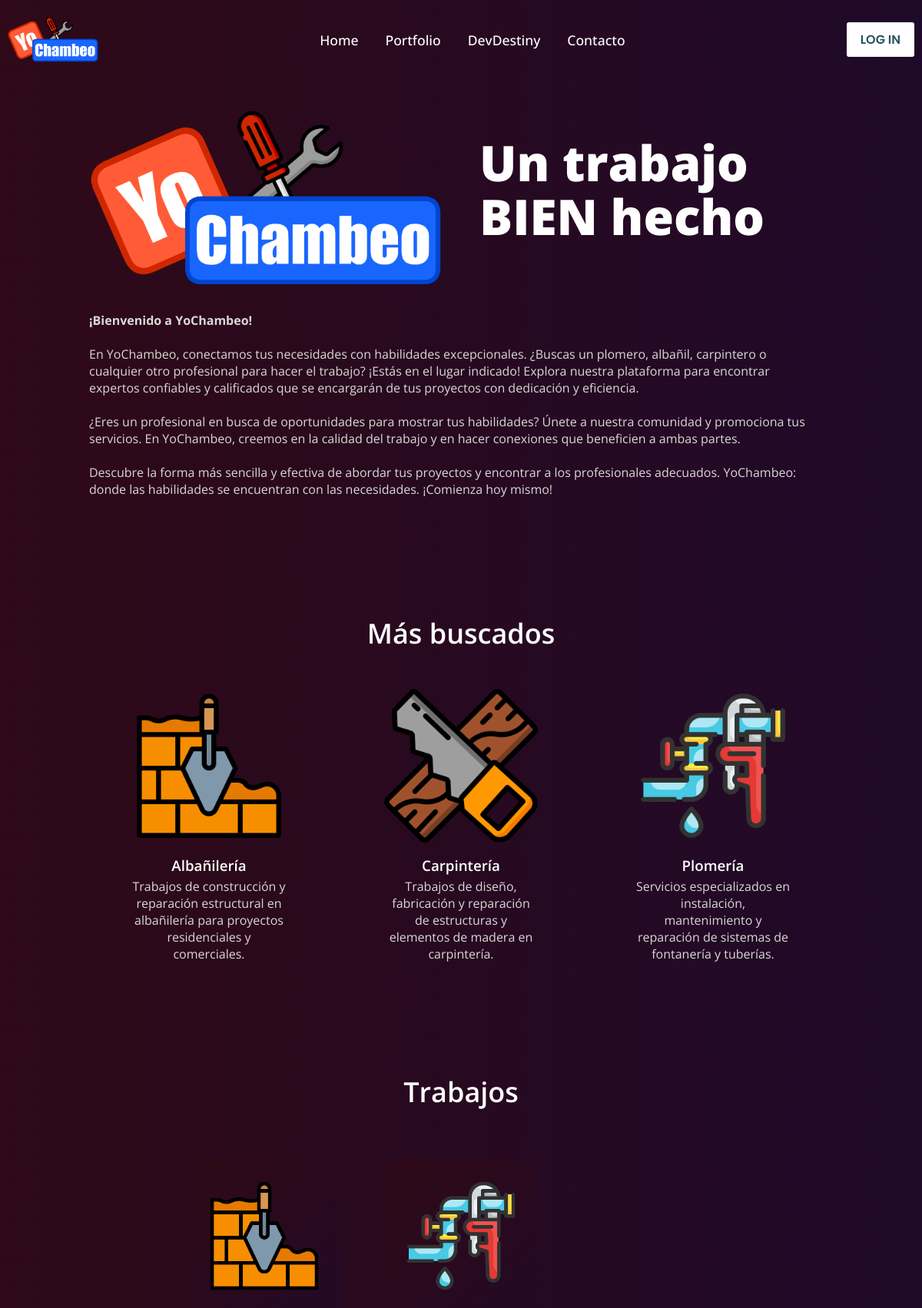
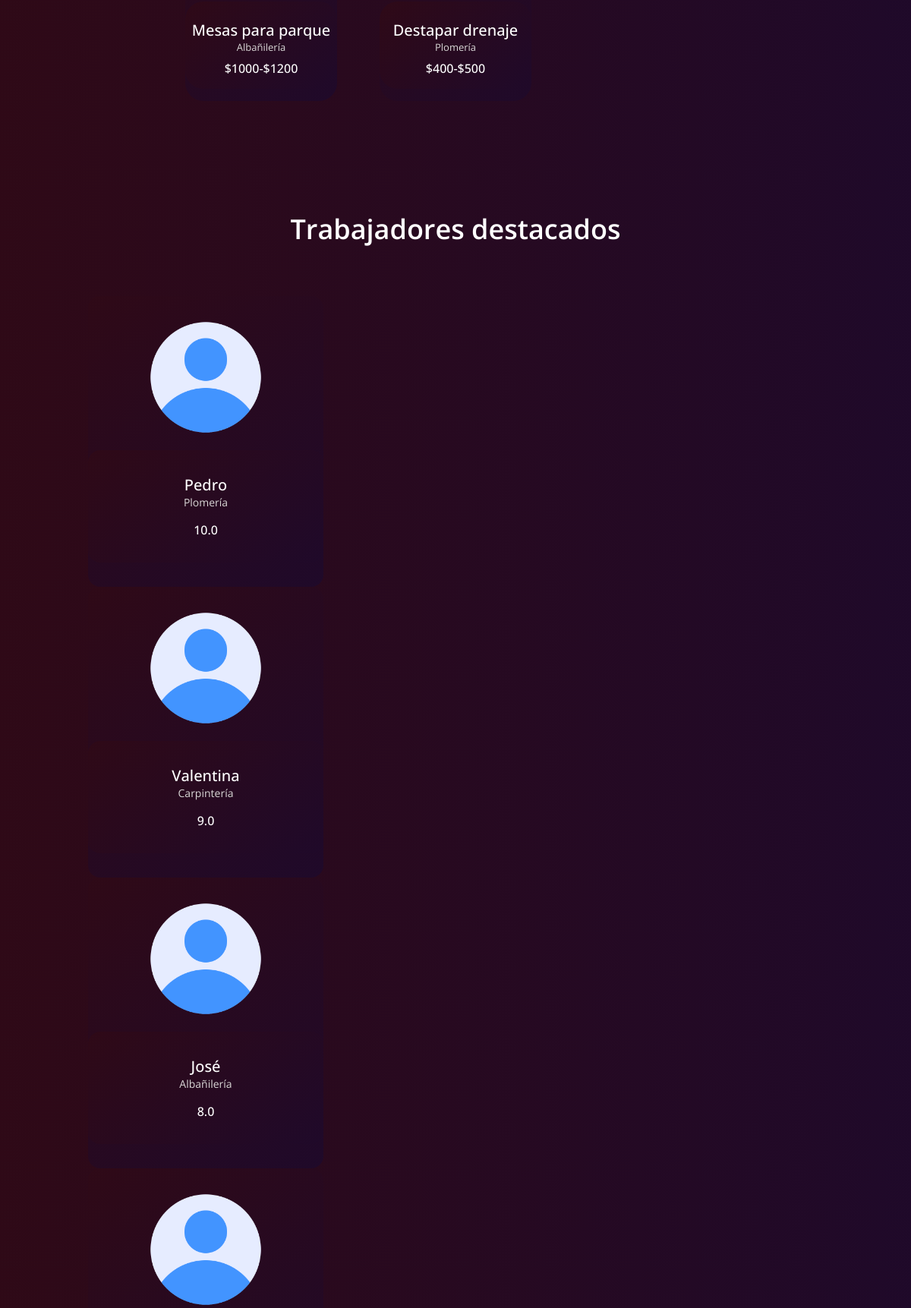
The page / (upper part) on the database its author committed (2 pictures, top to bottom).
### tables this page shows
CREATE TABLE vacante_info(
    id_vacante INT PRIMARY KEY NOT NULL AUTO_INCREMENT,
    id_usuario INT NOT NULL,
    id_servicio INT NOT NULL,
    id_localidad INT NOT NULL,
    titulo VARCHAR(30) NOT NULL,
    descripcion VARCHAR(250) NOT NULL,
    fecha TIMESTAMP DEFAULT CURRENT_TIMESTAMP,
    pago VARCHAR(50),  
    vacante BOOL DEFAULT TRUE,
    FOREIGN KEY (id_usuario) REFERENCES usuarios_general(id_usuario) ON UPDATE CASCADE,
    FOREIGN KEY (id_servicio) REFERENCES servicios_info(id_servicio),
    FOREIGN KEY (id_localidad) REFERENCES ubicaciones(id_localidad)
);

CREATE TABLE servicios_info(
    id_servicio INT PRIMARY KEY NOT NULL AUTO_INCREMENT,
    servicio VARCHAR(30) NOT NULL,
    descripcion VARCHAR(150) DEFAULT NULL
);

CREATE TABLE usuarios_general(
    id_usuario INT PRIMARY KEY NOT NULL AUTO_INCREMENT,
    nombre VARCHAR(30) NOT NULL,
    apellido VARCHAR(60) NOT NULL,
    correo VARCHAR(100) NOT NULL UNIQUE,
    contraseña VARCHAR(20) NOT NULL
);

CREATE TABLE calificaciones(
    id_usuario INT PRIMARY KEY NOT NULL AUTO_INCREMENT,
    calificacion_trabajador DECIMAL(3,1) DEFAULT 0.0,
    cantidad_trabajador INT DEFAULT 0,
    suma_trabajador INT,
    calificacion_empleador DECIMAL(3,1) DEFAULT 0.0,
    cantidad_empleador INT DEFAULT 0,
    suma_empleador INT,
    FOREIGN KEY (id_usuario) REFERENCES usuarios_general(id_usuario) ON UPDATE CASCADE
);

### index.php (the view, shortened to what this page needs)
<!DOCTYPE html>
<?php
include("conexion.php");
?>
<html lang="en">
  <head>
    <link
      rel="stylesheet"
      href="https://assets.codepen.io/7773162/swiper-bundle.min.css"
    />
    <link
      rel="stylesheet"
      href="https://cdn.jsdelivr.net/npm/boxicons@latest/css/boxicons.min.css"
    />
    <link rel="stylesheet" href="./style.css" />
    <link rel="stylesheet" href="css/contra.css">
  </head>
  <body>
  <header>
      <nav class="navbar">
          <img src="img/YoChambeoLOGO.png" style="width:10%">
          <ul class="links">
              <li><a href="#">Home</a></li>
              <li><a href="#">Portfolio</a></li>
              <li><a href="#">DevDestiny</a></li>
              <li><a href="#">Contacto</a></li>
          </ul>
          <button class="login-btn">LOG IN</button>
      </nav>
  </header>
    <main class="main">
      <section class="home container" id="home">
        <div class="swiper home-swiper">
          <div class="swiper-wrapper">
            <section class="swiper-slide">
              <div class="home__content grid" style="align-items:center">
                <div class="home__group">
                  <img
                    src="img/YoChambeoLOGO.png"
                    alt=""
                    style="width = 100%"
                    class="" />
                </div>
                <div class="home__data">
                  <h1 class="home__title">
                    Un trabajo BIEN hecho
                  </h1>
                </div>
              </div>
              <p class="home__description">
                  <b>¡Bienvenido a YoChambeo!</b><br />
                  <br />
                  En YoChambeo, conectamos tus necesidades con habilidades excepcionales. ¿Buscas un plomero, albañil, carpintero o cualquier otro profesional para hacer el trabajo? ¡Estás en el lugar indicado! Explora nuestra plataforma para encontrar expertos confiables y calificados que se encargarán de tus proyectos con dedicación y eficiencia.<br />
                  <br />
                  ¿Eres un profesional en busca de oportunidades para mostrar tus habilidades? Únete a nuestra comunidad y promociona tus servicios. En YoChambeo, creemos en la calidad del trabajo y en hacer conexiones que beneficien a ambas partes.<br />
                  <br />
                  Descubre la forma más sencilla y efectiva de abordar tus proyectos y encontrar a los profesionales adecuados. YoChambeo: donde las habilidades se encuentran con las necesidades. ¡Comienza hoy mismo!<br />
                  </p>
            </section>
          </div>
        </div>
      </section>
      <section class="section category">
        <h2 class="section__title">
          Más buscados <br />
        </h2>
        <div class="category__container container grid">
          <div class="category__data">
            <img
              src="img/Albañilería.png"
              alt=""
              class="category__img"
            />
            <h3 class="category__title">Albañilería</h3>
            <p class="category__description">
            Trabajos de construcción y reparación estructural en albañilería para proyectos residenciales y comerciales.
            </p>
          </div>
          <div class="category__data">
            <img
              src="img/Carpintería.png"
              alt=""
              class="category__img"
            />
            <h3 class="category__title">Carpintería</h3>
            <p class="category__description">
            Trabajos de diseño, fabricación y reparación de estructuras y elementos de madera en carpintería.
            </p>
          </div>
          <div class="category__data">
            <img
              src="img/Plomería.png"
              alt=""
              class="category__img"
            />
            <h3 class="category__title">Plomería</h3>
            <p class="category__description">
            Servicios especializados en instalación, mantenimiento y reparación de sistemas de fontanería y tuberías.
            </p>
          </div>
        </div>
      </section>
      <section class="section trick" id="trick">
        <h2 class="section__title">Trabajos</h2>
        <div class="trick__container container grid">
          <?php
          $queryVacant = "CALL vacants();";
          $vacante = mysqli_query($conexion, $queryVacant);
          if ($vacante->num_rows > 0){
            while ($row = $vacante->fetch_assoc()) {
              $nombreImg = $row['servicio'];
              echo '<div class="trick__content">';
              echo '<img class="new__img"';
              echo 'src="img/' . $nombreImg . '.png" ';
              echo 'alt="" class="trick__img" />';
              echo '<div class="trick__content">';
              echo '<h3 class="trick__title">' . $row['titulo'] . '</h3>';
              echo '<span class="trick__subtitle">' . $row['servicio'] . '</span>';
              echo '<span class="trick__price">' . $row['pago'] . '</span>';
              echo '</div>';
              echo '</div>';
            }
          }
          ?>
        </div>
      </section>
      <section class="section new" id="new">
        <h2 class="section__title">Trabajadores destacados</h2>
        <div class="new__container container">
          <div class="swiper new-swiper">
            <div class="swiper-wrapper">
              <?php
                $queryWorkers = "CALL best_workers();";
                $trabajadores = mysqli_query($conexion, $queryWorkers);
                if ($trabajadores->num_rows > 0){
                  while (($row = $trabajadores->fetch_assoc())  ) {
                    echo '<div class="new__content swiper-slide">';
                    echo '<img class="new__img"';
                    echo 'src="img/user.png" ';
                    echo 'alt="" class="new__img" />';
                    echo '<div class="new__content">';
                    echo '<h3 class="new__title">' . $row['nombre'] . '</h3>';
                    echo '<span class="new__subtitle">' . $row['servicio'] . '</span>';
                    echo '<span class="new__price">' . $row['calificacion'] . '</span>';
                    echo '</div>';
                    echo '</div>';
                  }
                }
              ?>
            </div>
          </div>
        </div>
      </section>
    </main>
  </body>
</html>

### css/contra.css (style rules this page uses)
* { margin: 0; padding: 0; box-sizing: border-box; font-family: "Open Sans", sans-serif; }
body { height: 100vh; width: 100%; }
header { position: fixed; width: 100%; top: 0; left: 0; z-index: 10; padding: 0 10px; }
.navbar { display: flex; padding: 22px 0; align-items: center; max-width: 1200px; margin: 0 auto; justify-content: space-between; }
.navbar .links { display: flex; gap: 35px; list-style: none; align-items: center; }
.navbar .links a { color: #fff; font-size: 1.1rem; font-weight: 500; text-decoration: none; transition: 0.1s ease; }
.navbar .login-btn { border: none; outline: none; background: #fff; color: #275360; font-size: 1rem; font-weight: 600; padding: 10px 18px; border-radius: 3px; cursor: pointer; transition: 0.15s ease; }

### rows shown on the page
vacante_info: id_servicio.servicio (picture), titulo "Mesas para parque", id_servicio.servicio "Albañilería", pago "$1000-$1200"
vacante_info: id_servicio.servicio (picture), titulo "Destapar drenaje", id_servicio.servicio "Plomería", pago "$400-$500"
usuarios_general: nombre "Pedro", servicios_info.servicio "Plomería", calificaciones.calificacion_trabajador "10.0"
usuarios_general: nombre "Valentina", servicios_info.servicio "Carpintería", calificaciones.calificacion_trabajador "9.0"
usuarios_general: nombre "José", servicios_info.servicio "Albañilería", calificaciones.calificacion_trabajador "8.0"
